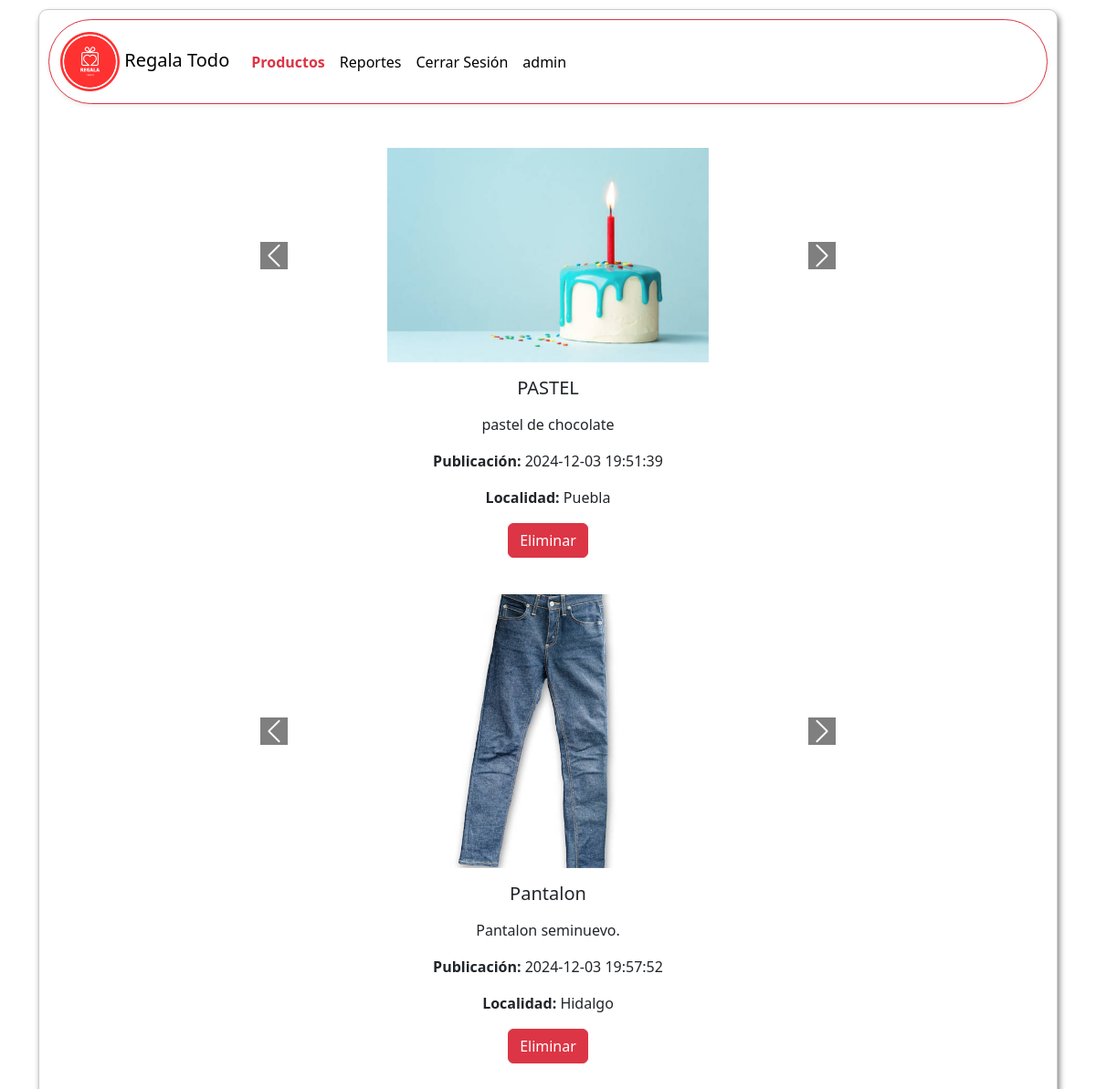
The app's page /Admin/indexAdmin.php (signed in) with its own data.
### tables this page shows
CREATE TABLE `imagenesarticulo` (
  `idImagenesArticulo` int(11) NOT NULL,
  `ruta` varchar(45) NOT NULL,
  `id_Articulo` int(11) NOT NULL
);

CREATE TABLE `articulo` (
  `idArticulo` int(11) NOT NULL,
  `nombre` varchar(45) NOT NULL,
  `descripcion` varchar(45) NOT NULL,
  `disponibilidad` int(11) NOT NULL DEFAULT 0,
  `localidad` varchar(45) NOT NULL,
  `publicacion` datetime NOT NULL,
  `id_Cliente` int(11) NOT NULL
);

### Consultas/getAdminProductos.php (the view)
<?php
$query = "SELECT * FROM Articulo";
$conexion = mysqli_connect("localhost", "root", "", "regalatodo");
$result = mysqli_query($conexion, $query);
if ($result) {
  while ($row = mysqli_fetch_array($result)) {
    $idArticulo = $row['idArticulo'];
    $queryImagenes = "SELECT * FROM ImagenesArticulo WHERE id_Articulo = $idArticulo";
    $resultImagenes = mysqli_query($conexion, $queryImagenes);
    echo '<div class="mb-4 w-100">';
    echo '<div id="carouselArticulo' . $row['idArticulo'] . '" class="carousel slide" data-bs-ride="carousel">
                <div class="carousel-inner">';
    $isActive = true;
    while ($rowImagenes = mysqli_fetch_array($resultImagenes)) {
      echo '<div class="carousel-item' . ($isActive ? ' active' : '') . '">
                    <img src="../imagenes/' . $rowImagenes['ruta'] . '" class="d-block mx-auto w-50" style="max-height: 300px; object-fit: cover;" alt="Imagen del artículo">
                  </div>';
      $isActive = false;
    }
    echo '</div>';
    echo '<button class="carousel-control-prev" type="button" data-bs-target="#carouselArticulo' . $row['idArticulo'] . '" data-bs-slide="prev">
                <span class="carousel-control-prev-icon" aria-hidden="true"></span>
                <span class="visually-hidden">Previous</span>
              </button>
              <button class="carousel-control-next" type="button" data-bs-target="#carouselArticulo' . $row['idArticulo'] . '" data-bs-slide="next">
                <span class="carousel-control-next-icon" aria-hidden="true"></span>
                <span class="visually-hidden">Next</span>
              </button>
            </div>';
    echo '<div class="px-3 py-3">
                <h5 class="mb-3">' . $row['nombre'] . '</h5>
                <p class="mb-3">' . $row['descripcion'] . '</p>
                <p><strong>Publicación:</strong> ' . $row['publicacion'] . '</p>
                <p><strong>Localidad:</strong> ' . $row['localidad'] . '</p>
                <a href="../controllers/eliminar.php?id=' . $row['idArticulo'] . '&tipo=admin" class="btn btn-danger">Eliminar</a>
              </div>';
    echo '</div>';
  }
} else {
  echo "Error al obtener los artículos: " . mysqli_error($conexion);
}

### css/style.css (style rules this page uses)
.carousel-control-prev-icon, .carousel-control-next-icon { background-color: black; border: 1px solid white; }

### records on screen
articulo: nombre "PASTEL", descripcion "pastel de chocolate", publicacion "2024-12-03 19:51:39", localidad "Puebla"
imagenesarticulo: ruta (picture)
articulo: nombre "Pantalon", descripcion "Pantalon seminuevo.", publicacion "2024-12-03 19:57:52", localidad "Hidalgo"
imagenesarticulo: ruta (picture)

### other values on screen
$_SESSION["username"] "admin"
